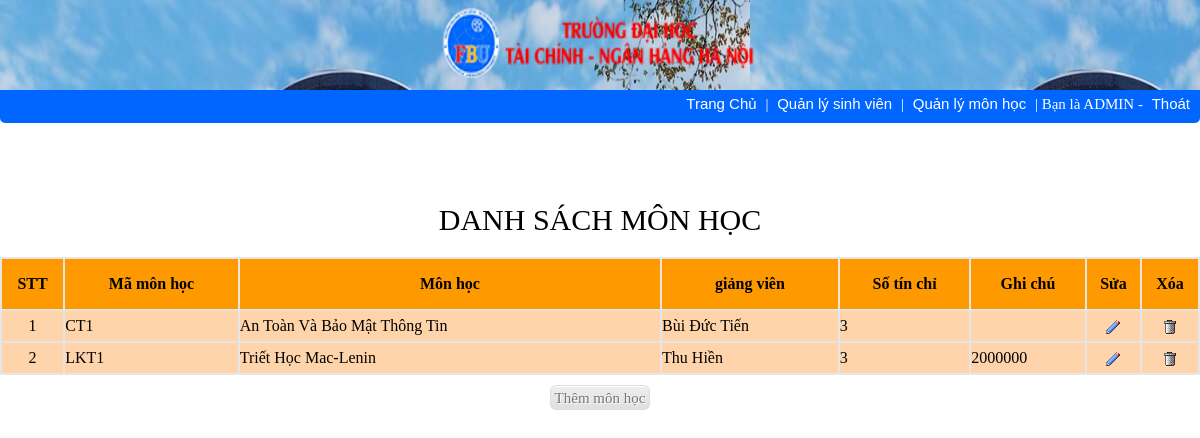
Screenshot of /view/quanlymonhoc.php with the database file from the repository.
### tables this page shows
CREATE TABLE `monhoc` (
  `mamonhoc` varchar(50) NOT NULL,
  `tenmonhoc` varchar(50) NOT NULL,
  `giangvien` varchar(50) NOT NULL,
  `lichhoc` varchar(50) DEFAULT NULL,
  `sotinchi` int(10) NOT NULL,
  `hocphi` varchar(50) DEFAULT NULL,
  `makhoa` varchar(50) NOT NULL
);

### view/quanlymonhoc.php (the view, shortened to what this page needs)
    <!DOCTYPE html>
    <html>
    <head>
    </head>
    <body>
      <div>
        <div align="center"  style="background-image: url(../img/bg.jpg);">
            <a href="">
                <img src="../img/logo.png">
            </a>
        </div>
    <div id="menu">
      <a href="../trangchu2.php">Trang Chủ</a>
    |
    <a href="quanlysinhvien.php">Quản lý sinh viên</a>
    |
     <a href="quanlymonhoc.php">Quản lý môn học</a>
    |
      Bạn là ADMIN -
    <a href="../login.php">Thoát</a>
    </div>
    </div>
    <div style="padding-top: 60px">
    <div>
      <div align="center" style="font-size: 30px; margin: 20px">DANH SÁCH MÔN HỌC</div>
<div>
<form action="" method="POST">
   <table align="center" width="100%" style="vertical-align: middle; border: 1px;border-color:#e5e5e5;  background: #e5e5e5;">
    <tbody>
      <tr style="height: 50px; text-align: center; vertical-align:middle; background: #FF9900;">
        <td ><b>STT</b></td>
        <td><b>Mã môn học</b></td>
         <td><b>Môn học</b></td>
          <td ><b>giảng viên</b></td>
          <td ><b>Số tín chỉ</b></td>
          <td ><b>Ghi chú</b></td>
          <td ><b>Sửa</b></td>
          <td ><b>Xóa</b></td>
      </tr>
<?php
                include_once("../publish/connect.php");
                $sql="SELECT * FROM monhoc ";
                $kq=mysqli_query($conn,$sql);
                $id=0;
                while ($row=mysqli_fetch_array($kq)) {
                    $mamonhoc = $row['mamonhoc'];
                    $id+=1;
                    echo "<tr style='background: #ffd4aa; height: 30px; vertical-align: middle;'>";
                        echo "<td style='text-align:center;'>".$id."</td>";
                         echo "<td>".$row['mamonhoc']."</td>";
                        echo "<td>".$row['tenmonhoc']."</td>";
                        echo "<td>".$row['giangvien']."</td>";
                        echo "<td>".$row['sotinchi']."</td>";
                        echo "<td>".$row['hocphi']."</td>";
                        echo "<td align='center' ><a href='../Controller/update_monhoc.php?mamonhoc=".$mamonhoc."'><img align='center' src='../img/edit.gif'></a></td>";
                        echo "<td align='center'><a onClick=\"javascript: return confirm('Xác Nhận Xóa !');\" href='../Controller/delete_monhoc.php?mamonhoc=".$mamonhoc."'><img align='center' src='../img/delete.gif'></a></td>";
                    echo "</tr>";
                }
?>
    </tbody>
</table>
</form>
</div>
 <div align="center">
  <form method="POST"  action="../controller/add_monhoc.php" style="margin: 10px"><input class="button" type="submit" name="" value="Thêm môn học"></form>
</div>
    </body>
    </html>

### view/quanlymonhoc.php (style rules this page uses)
* { margin: 0; padding: 0; }
.button { -moz-box-shadow:inset 0px 1px 0px 0px #ffffff; -webkit-box-shadow:inset 0px 1px 0px 0px #ffffff; box-shadow:inset 0px 1px 0px 0px #ffffff; background:-webkit-gradient( linear, left top, left bottom, color-stop(0.05, #ededed), color-stop(1, #dfdfdf) ); background:-moz-linear-gradient( center top, #ededed 5%, #dfdfdf 100% ); filter:progid:DXImageTransform.Microsoft.gradient(startColorstr='#ededed', endColorstr='#dfdfdf'); background-color:#ededed; -webkit-border-top-left-radius:6px; -moz-border-radius-topleft:6px; border-top-left-radius:6px; -webkit-border-top-right-radius:6px; -moz-border-radius-topright:6px; border-top-right-radius:6px; -webkit-border-bottom-right-radius:6px; -moz-border-radius-bottomright:6px; border-bottom-right-radius:6px; -webkit-border-bottom-left-radius:6px; -moz-border-radius-bottomleft:6px; border-bottom-left-radius:6px; text-indent:0; border:1px solid #dcdcdc; display:inline-block; color:#777777; font-family:Times New Roman; font-size:15px; font-weight:normal; font-style:normal; height:25px; line-height:25px; width:100px; text-decoration:none; text-align:center; text-shadow:1px 1px 0px #ffffff; }
#menu { font-size: 15px; color: white; padding: 5px 5px 5px 5px; background-color: #0066FF; height: 23px; top: 89px; right: 0px; text-align: right; border-bottom-left-radius: 5px; border-bottom-right-radius: 5px; }
#menu a { font-family: 'Lucida Sans', 'Lucida Sans Regular', 'Lucida Grande', 'Lucida Sans Unicode', Geneva, Verdana, sans-serif; font-size: 15px; font-weight: 3px; border-radius: 5px; color: white; padding: 5px; text-decoration: none; text-align: center; right: 5px; }

### rows the page displays
monhoc: mamonhoc "CT1", tenmonhoc "An Toàn Và Bảo Mật Thông Tin", giangvien "Bùi Đức Tiến", sotinchi "3"
monhoc: mamonhoc "LKT1", tenmonhoc "Triết Học Mac-Lenin", giangvien "Thu Hiền", sotinchi "3", hocphi "2000000"
